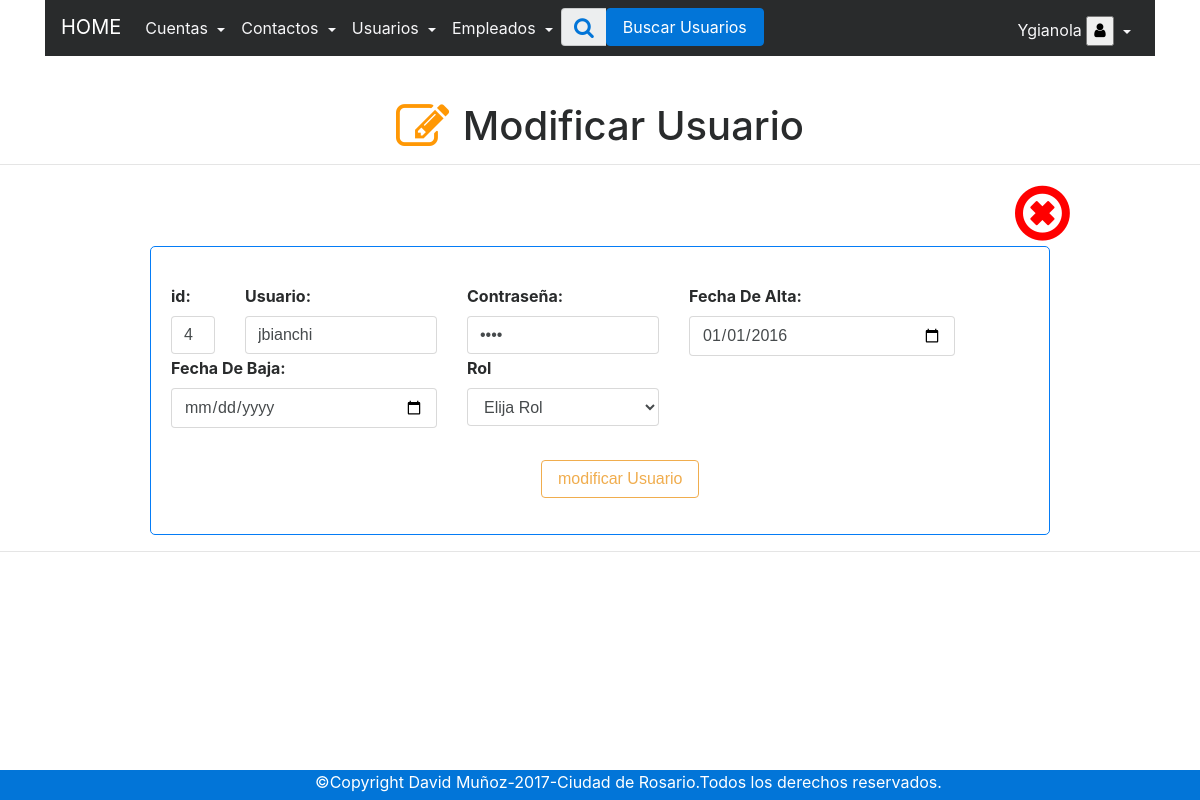
The page /php/modificar_usuario.php?id=4 (signed in) on the database as committed earlier.
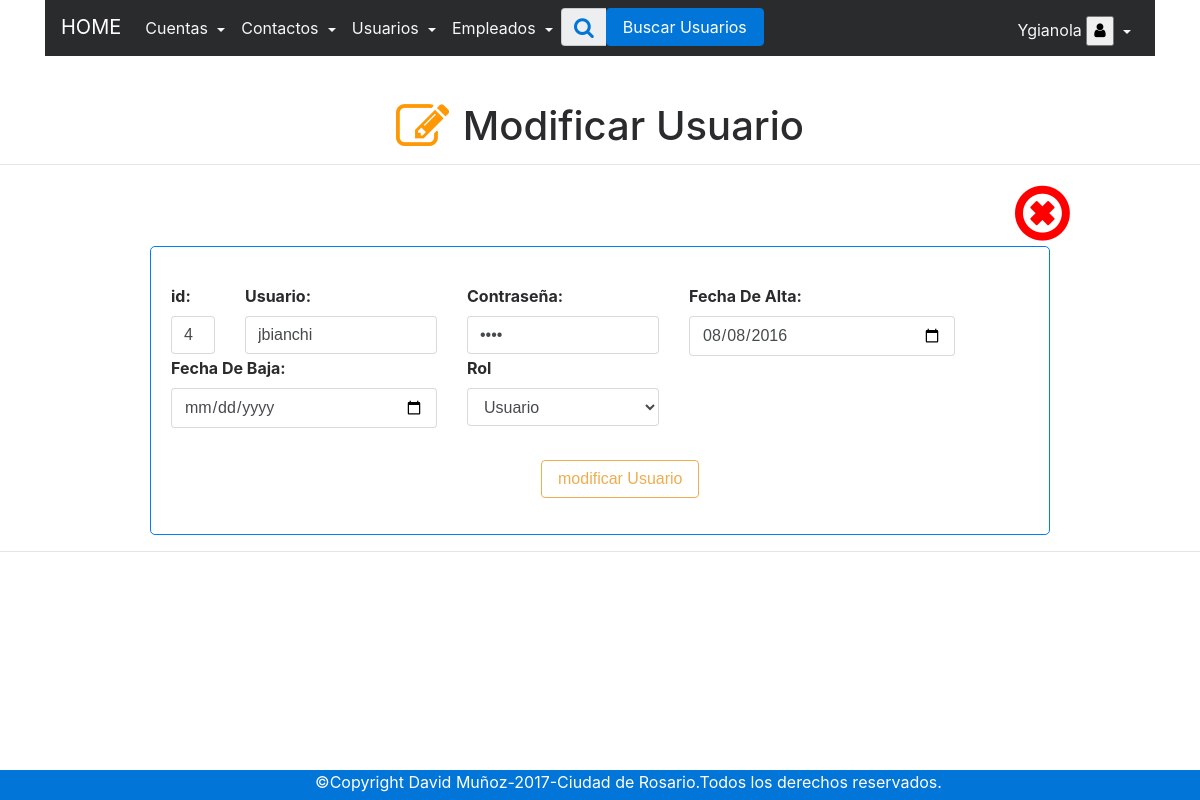
The same page on the database as committed later.
### tables this page shows
CREATE TABLE IF NOT EXISTS `usuarios` (
  `id` int(255) NOT NULL AUTO_INCREMENT,
  `usuario` varchar(50) NOT NULL DEFAULT '0',
  `pass` varchar(8) NOT NULL DEFAULT '0',
  `fecha_alta` date DEFAULT '0000-00-00',
  `estado` int(1) DEFAULT NULL,
  `fecha_baja` date DEFAULT NULL,
  PRIMARY KEY (`id`)
);

### php/modificar_usuario.php (called while the page is built, shortened)
<?php session_start();
require 'conexion.php';
if (isset($_GET['id'])) {
    $id  = $_GET["id"];
    $sql = $conexion->prepare("SELECT * FROM  usuarios WHERE id =:id");
    $sql->execute(array(':id' => $id));
    $res = $sql->fetchAll(PDO::FETCH_OBJ);
}
include '../views/usuarios/modificar_usuario.view.php';

### views/usuarios/modificar_usuario.view.php (the view, shortened to what this page needs)
<?php include '../views/menu/menuusuarios_activos.view.php';?>
<h1 align="center"><i class="editarcuenta fa fa-pencil-square-o fa-lg" aria-hidden="true">&nbsp;</i>Modificar Usuario</h1>
<hr>
<div class="offset-10 col-sm-1">
<a href="../php/index_usuarios.php" onclick="return confirm('¿Desea Cancelar?')" data-toggle="tooltip" data-placement="bottom" title="Cancelar"><i class="cancelform fa fa-times-circle-o fa-4x" aria-hidden="true"></i></i>
</a>
</div>
<form class="form-comtrol formagregar" action="<?php echo htmlspecialchars($_SERVER['PHP_SELF']); ?>" method="post" name="form">
<div class="form-group row">
<div class="col-sm-12">
</div>
</div>
<?php foreach ($res as $key): ?>
<div class="form-group row">
<div class="col-sm-1">
  <label  for="inputEmail1"><strong>id:</strong></label>
    <input required="" value="<?php echo $key->id; ?>"  type="text" name="id" class="form-control" placeholder="id">
  </div>
  <div class="col-sm-3">
  <label  for="inputEmail1"><strong>Usuario:</strong></label>
    <input required="" value="<?php echo $key->usuario; ?>" type="text" name="usuario" class="form-control" placeholder="usuario">
  </div>
<div class="col-sm-3">
  <label  for="inputEmail1"><strong>Contraseña:</strong></label>
    <input required="" type="password" value="<?php echo $key->pass; ?>" name="pass" class="form-control" placeholder="Contraseña">
  </div>
  <div class="col-sm-4">
  <label  for="inputEmail1"><strong>Fecha De Alta:</strong></label>
    <input required="" type="date"  name="fecha_alta" class="form-control" value="<?php echo $key->fecha_alta; ?>"  >
  </div>
  <div class="col-sm-4">
  <label  for="inputEmail1"><strong>Fecha De Baja:</strong></label>
    <input  type="date"  name="fecha_baja" class="form-control" value="<?php echo $key->fecha_baja; ?>"  >
  </div>
<?php endforeach?>
  <div class="col-sm-3">
<?php
$conrol = $conexion->prepare("SELECT trol.id,trol.descripcion
FROM usuarios usu JOIN
roles rol ON usu.id=rol.usuario_id
JOIN tipos_roles trol ON rol.tiposroles_id=trol.id
WHERE usu.id=$id");
$conrol->execute();
$rconrol = $conrol->fetchAll(PDO::FETCH_OBJ);
?>
<label  for="inputEmail1"><strong>Rol</strong></label>
<select required class="form-control" name="rol" id="rol">
<?php foreach ($rconrol as $conrol): ?>
  <option value="<?php echo $conrol->id ?>" >
<?php echo $conrol->descripcion ?></option>
  <?php endforeach;?>
<option value="">Elija Rol </option>
</select>
  </div>
</div>
<div class="form-group row">
      <div class="offset-sm-5 col-sm-8">
        <input type="submit" class="btn btn-outline-warning" name="modificar" value="modificar Usuario">
      </div>
  </div>
</form>
<hr>
</body>
</html>
<?php include '../views/menu/footer.view.php';?>

Rows that differ between the two databases and show on the page:
changed usuarios "jbianchi": fecha_alta "01/01/2016" → "08/08/2016"
Other text that changed with them:
form field rol: "Elija Rol" → "Usuario"
